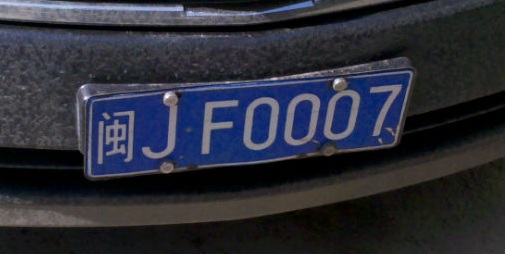
#> input picture chepai.jpg, 505 x 254 px
$ python test14_5.py
#> lines starting #> are read from the running program, lines starting #| are printed output that depends on the picture
import cv2
import numpy as np
from matplotlib import pyplot as plt


img = cv2.imread('chepai.jpg',1)
#> img is the input picture: shape (254, 505, 3); mean B, G, R 56.4, 45.8, 43.8

rows, cols, h = img.shape
#> rows = 254; cols = 505; h = 3
#55,69    28 383    362 59  384 391
#94,100  88 178  408 73  394 143
pts1 = np.float32([[94,100],[88, 178],[408,73],[394,143]])
pts2 = np.float32([[0,0],[0,120],[350,0],[350,120]])

M = cv2.getPerspectiveTransform(pts1,pts2)

dst = cv2.warpPerspective(img,M,(350,120))
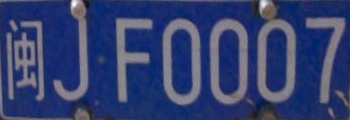
#> dst: shape (120, 350, 3); mean B, G, R 111.2, 64.8, 52.7

# [6 lines of commented-out code are left out]

while(1):

 # 显示图像
 cv2.imshow('img',img)
 cv2.imshow('dst',dst)
 if cv2.waitKey(1 )& 0xFF ==27:
#> (key Esc is pressed here)
             break

 # 关闭窗口
cv2.destroyAllWindows()

$ run again, with noisy.PNG saved as chepai.jpg
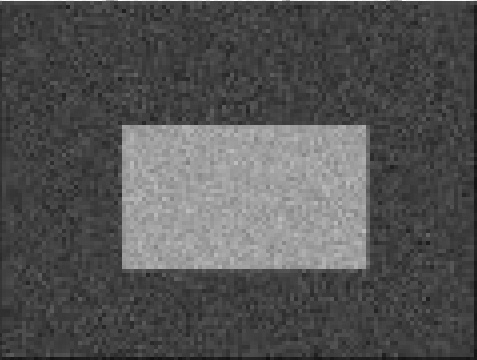
#> input picture noisy.PNG, 477 x 360 px
#> img is the input picture: shape (360, 477, 3); min 13, max 255, mean 83.6
#> `dst = cv2.warpPerspective(img,M,(350,120))`:
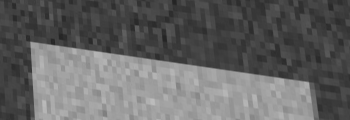
#> dst: shape (120, 350, 3); min 36, max 188, mean 100.6
